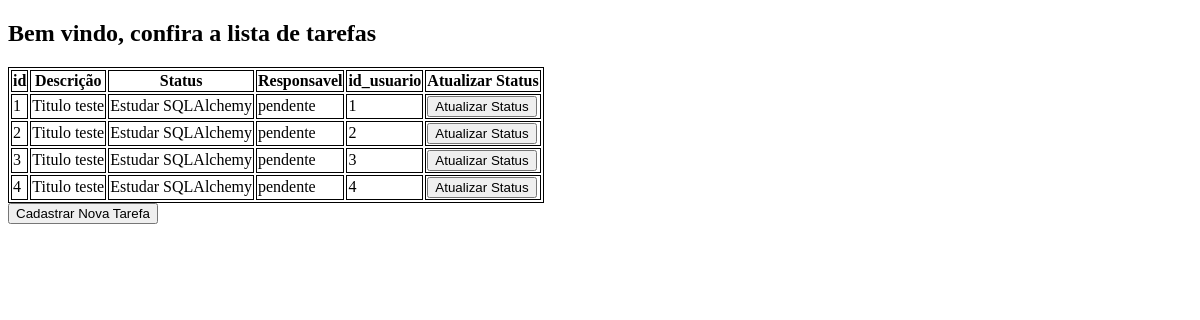
Before: / with the older database file.
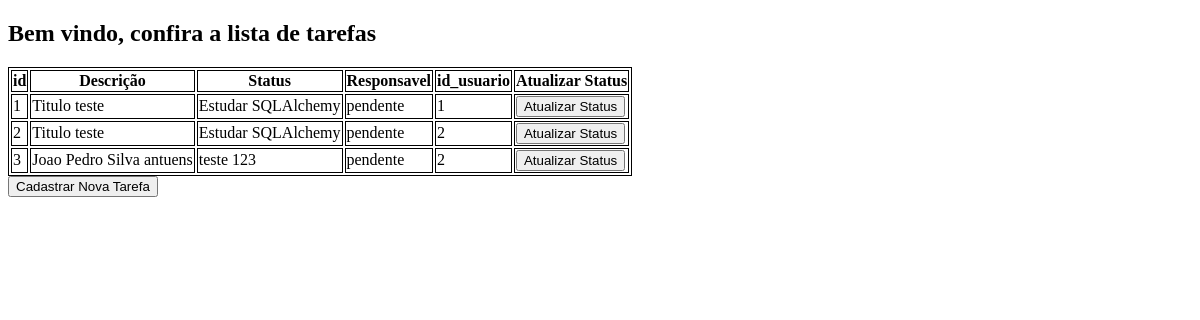
After: the same page with the newer database file.
### models/bancoSQL.py (models this page shows)
class Task(Base):
     __tablename__ = 'tasks'
     id = Column(Integer, primary_key=True)
     title = Column(String, nullable=False)
     description = Column(String, nullable=False)
     status = Column(String, default='pendente')
     user_id = Column(Integer, nullable=False)

### controle/task.py (the view)
        @staticmethod
        def index():
                tasks = session.query(Task).all()
                return render_template('index.html', tasks=tasks)

### view/templates/index.html (shortened to what this page needs)
<!DOCTYPE html>
<html>
  <head>
  </head>
  <body>
    <h2>Bem vindo, confira a lista de tarefas</h2>
    <table>
      <tr>
        <th>id</th>
        <th>Descrição</th>
        <th>Status</th>
        <th>Responsavel</th>
        <th>id_usuario</th>
        <th>Atualizar Status</th>
      </tr>
      <tbody>
        {% for tarefa in tasks %}
        <tr>
          <td>{{ tarefa.id }}</td>
          <td>{{ tarefa.title }}</td>
          <td>{{ tarefa.description }}</td>
          <td>{{ tarefa.status }}</td>
          <td>{{ tarefa.user_id }}</td>
          <td> <button onclick="updateStatus({{ tarefa.id }})">Atualizar Status</button></td>
        </tr>
        {% endfor %}
      </tbody>
    </table>
    <button type="button" onclick="window.location.href='/contact'">
      Cadastrar Nova Tarefa
    </button>
  </body>
  </body>
</html>

### view/templates/index.html (style rules this page uses)
table, th, td { border: 1px solid black; }

Changed rows visible on the page:
removed Task: id "4", title "Titulo teste", description "Estudar SQLAlchemy", status "pendente", user_id "4"
changed Task id 3: title "Titulo teste" → "Joao Pedro Silva antuens"; description "Estudar SQLAlchemy" → "teste 123"; user_id "3" → "2"
